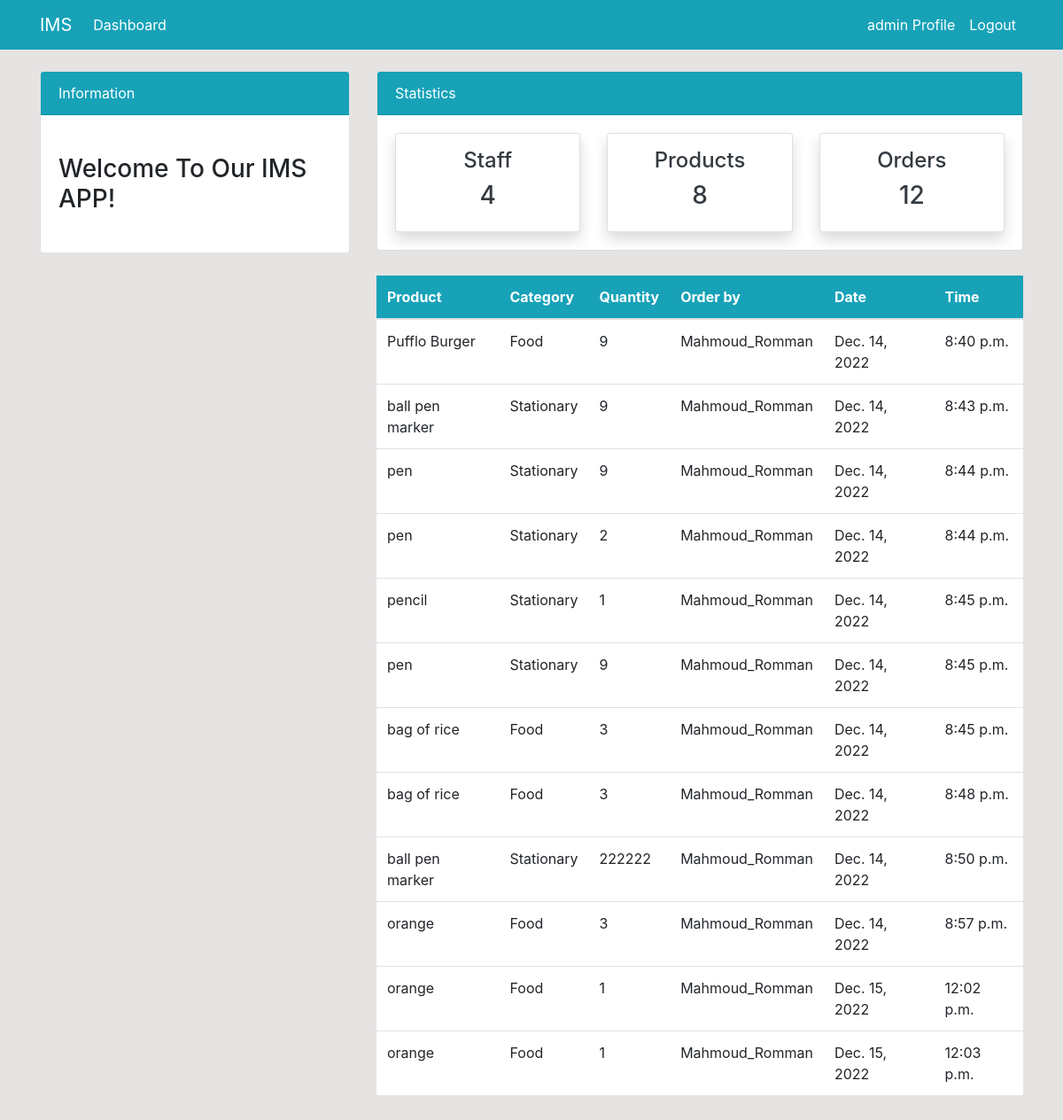
/order/ (signed in), run on the app's committed database.
### dashboard/models.py (models this page shows, shortened)
class Order(models.Model):
    product = models.ForeignKey(Product, on_delete=models.CASCADE, null=True)
    staff = models.ForeignKey(User, on_delete=models.CASCADE, null=True)
    order_quantity = models.PositiveIntegerField(null=True)
    date = models.DateTimeField(auto_now_add=True)
    class Meta:
        verbose_name_plural = 'Order'

class Product(models.Model):
    name = models.CharField(max_length=100, null=True)
    category = models.CharField(max_length=20, choices=CATEGORY, null=True)
    quantity = models.PositiveIntegerField(default=0, null=True)
    class Meta:
        verbose_name_plural = 'Product'
    def __str__(self):
        return(self.name)

### dashboard/views.py (the view)
# urls.py: path('order/', views.order, name='dashboard-order'),
@login_required(login_url='user-login')
def order(request):
    orders = models.Order.objects.all()
    users_number = models.User.objects.count()
    products_number = models.Product.objects.count()
    orders_number = models.Order.objects.count()
    context = {
        'orders' : orders,
        'users_number' : users_number,
        'products_number' : products_number,
        'orders_number' : orders_number,
    }
    return render(request, 'dashboard/order.html', context)

### templates/dashboard/order.html (shortened to what this page needs)
{% extends 'partials/base.html' %}
{% block content %}
{% include 'partials/topnav.html' %}
    <div class="container">
        <div class="row my-4">
            <div class="col-md-4">
            </div>
            <div class="col-md-8">
                <table class="table bg-white">
                    <thead class="bg-info">
                        <tr class="text-white">
                            <th scope="col">Product</th>
                            <th scope="col">Category</th>
                            <th scope="col">Quantity</th>
                            <th scope="col">Order by</th>
                            <th scope="col">Date</th>
                            <th scope="col">Time</th>
                        </tr>
                    </thead>
                    <tbody>
                        {% for order in orders %}
                        <tr>
                            <td>{{order.product}}</td>
                            <td>{{order.product.category}}</td>
                            <td>{{order.order_quantity}}</td>
                            <td>{{order.staff.username}}</td>
                            <td>{{order.date|date}}</td>
                            <td>{{order.date|time}}</td>
                        </tr>
                        {% endfor %}
                    </tbody>
                </table>
            </div>
        </div>
    </div>
{% endblock content %}

### templates/partials/nav.html (shortened to what this page needs)
<nav class="navbar navbar-expand-lg navbar-info bg-info">
    {% if user.is_authenticated %}
    <div class="container">
        <a class="navbar-brand text-white" href="{% url 'dashboard-index' %}">IMS</a>
        <div class="collapse navbar-collapse" id="navbarSupportedContent">
            <ul class="navbar-nav mr-auto">
                <li class="nav-item active">
                    <a class="nav-link text-white" href="{% url 'dashboard-index' %}">Dashboard </a>
                </li>
            </ul>
        <ul class="navbar-nav ml-auto">
                <li class="nav-item active">
                    <a class="nav-link text-white" href="{% url 'user-profile' %}">{{user.username}} Profile </a>
                </li>
                <li class="nav-item">
                    <a class="nav-link text-white" href="{% url 'user-logout' %}">Logout</a>
                </li>
        </ul>
        {% endif %}
        </div>
    </div>
</nav>

### static/style.css (style rules this page uses)
body { background: rgb(230, 227, 227); }

### data on the page
Order: product "Pufflo Burger", product.category "Food", order_quantity "9", staff.username "Mahmoud_Romman", date "Dec. 14, 2022", date "8:40 p.m."
Order: product "ball pen marker", product.category "Stationary", order_quantity "9", staff.username "Mahmoud_Romman", date "Dec. 14, 2022", date "8:43 p.m."
Order: product "pen", product.category "Stationary", order_quantity "9", staff.username "Mahmoud_Romman", date "Dec. 14, 2022", date "8:44 p.m."
Order: product "pen", product.category "Stationary", order_quantity "2", staff.username "Mahmoud_Romman", date "Dec. 14, 2022", date "8:44 p.m."
Order: product "pencil", product.category "Stationary", order_quantity "1", staff.username "Mahmoud_Romman", date "Dec. 14, 2022", date "8:45 p.m."
Order: product "pen", product.category "Stationary", order_quantity "9", staff.username "Mahmoud_Romman", date "Dec. 14, 2022", date "8:45 p.m."
Order: product "bag of rice", product.category "Food", order_quantity "3", staff.username "Mahmoud_Romman", date "Dec. 14, 2022", date "8:45 p.m."
Order: product "bag of rice", product.category "Food", order_quantity "3", staff.username "Mahmoud_Romman", date "Dec. 14, 2022", date "8:48 p.m."
Order: product "ball pen marker", product.category "Stationary", order_quantity "222222", staff.username "Mahmoud_Romman", date "Dec. 14, 2022", date "8:50 p.m."
Order: product "orange", product.category "Food", order_quantity "3", staff.username "Mahmoud_Romman", date "Dec. 14, 2022", date "8:57 p.m."
Order: product "orange", product.category "Food", order_quantity "1", staff.username "Mahmoud_Romman", date "Dec. 15, 2022", date "12:02 p.m."
Order: product "orange", product.category "Food", order_quantity "1", staff.username "Mahmoud_Romman", date "Dec. 15, 2022", date "12:03 p.m."

### other printed values
{{ user.username }} "admin"
{{ users_number }} "4"
{{ products_number }} "8"
{{ orders_number }} "12"
